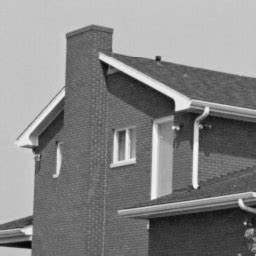
#> input picture Assignment_5/image2.jpg, 256 x 256 px
$ jupyter execute --allow-errors harris_corner_detector.ipynb
#> lines starting #> are read from the running program, lines starting #| are printed output that depends on the picture; after the words box and inside, x2 and y2 are one past the last pixel; in counts of white or black regions, pixels touching at a corner belong together
[cell 1]
import numpy as np
from skimage.io import imread
from skimage.transform import rotate, resize, rescale
from skimage.util import random_noise
from skimage.color import rgb2gray, gray2rgb
import matplotlib.pyplot as plt

[cell 2]
image1_path = 'checkerboard.png'
image2_path = 'image2.jpg'

[cell 3]
def get_padded_image(bin_image: np.ndarray, kernel: tuple) -> np.ndarray:
    h, w = bin_image.shape
    pad_h, pad_w = kernel[0]//2, kernel[1]//2
    padded_im = np.ones((h + pad_h*2, w + pad_w*2))
    padded_im[pad_h:pad_h + h, pad_w:pad_w + w] = bin_image
    # pad rows at the top and bottom
    padded_im[:pad_h] = padded_im[pad_h]
    padded_im[-pad_h:] = padded_im[-pad_h - 1]
    # pad columns at the left and right end
    padded_im[:, :pad_w] = np.expand_dims(padded_im[:, pad_w], 1)
    padded_im[:, -pad_w:] = np.expand_dims(padded_im[:, -pad_w - 1], 1)
    return padded_im

def convolve(image: np.ndarray, kernel) ->np.ndarray:
    h, w = image.shape
    k_h, k_w = kernel.shape
    padded_image = get_padded_image(image,kernel.shape)
    conv_image = np.zeros(image.shape, dtype=float)
    for i in range(k_h):
        for j in range(k_w):
            conv_image+=padded_image[i:i+h,j:j+w]*kernel[i,j]
    return conv_image

def get_gradients(image: np.ndarray):
    Gx = np.array([[-1, 0, 1], [-2, 0, 2], [-1, 0, 1]])   #Sobel filter
    Gy = Gx.T
    I_x = convolve(image, Gx)  # Horizontal gradients
    I_y = convolve(image, Gy)  # Vertical gradients
    return [I_x, I_y]

[cell 4]
#Harris corner detection code
def harris_corners(image: np.ndarray, window = 10, thresh=10000, k =0.04, overlay = False):
    h,w=image.shape
    I_x, I_y = get_gradients(image)
    I_xy = I_x*I_y

    I_xx = get_padded_image(I_x, (window, window))**2
    I_yy = get_padded_image(I_y, (window, window))**2
    I_xy = get_padded_image(I_xy, (window, window))

    M = np.zeros(image.shape, dtype=float)
    sum_Ixx = np.zeros(image.shape, dtype=float)
    sum_Iyy = np.zeros(image.shape, dtype=float)
    sum_Ixy = np.zeros(image.shape, dtype=float)
    out = np.zeros(image.shape, dtype=np.uint8)

    #Get elements of M for each pixel
    for i in range(window):
        for j in range(window):
            sum_Ixx += I_xx[i:i + h, j:j + w]
            sum_Iyy += I_yy[i:i + h, j:j + w]
            sum_Ixy += I_xy[i:i + h, j:j + w]

    #Compute R
    det = sum_Ixx * sum_Iyy - sum_Ixy**2
    trace = sum_Ixx + sum_Iyy
    R = det - k*(trace**2)

    #Threshold R and return binary corners image
    out[np.where(R>thresh)] = 255     #Threshold to get binary image

    #Overlay thresholded maps
    if overlay:
      out_im = gray2rgb(image)
      out_im[:,:,0][np.where(out>0)]=255
    else:
      out_im = out

    #Plot image and thresholded maps output of harris detector
    plt.subplot(121)
    plt.imshow(image, cmap='gray')
    plt.subplot(122)
    plt.imshow(out_im, cmap='gray')
    plt.title(f'k={window},thr={thresh}')
    plt.show()
    return out

##Image1: Harris corner detection demo

#> (a cell that did not finish here is left out)

##Rotate image and apply Harris corner detection

#> (a cell that did not finish here is left out)

##Rescale image and apply Harris corner detection

#> (a cell that did not finish here is left out)

##Add gaussian noise to image and apply Harris corner detection

#> (a cell that did not finish here is left out)

##Image2: Harris corner detection demo

[cell 9]
from skimage.color import rgb2gray
image2 = rgb2gray(imread(image2_path))
#> image2: shape (256, 256) float64; min 0, max 0.996, mean 0.523
out = harris_corners(image2, window = 5, thresh=1000, k =0.04, overlay=True)
#> after the loop in convolve, `for i in range(k_h):`:
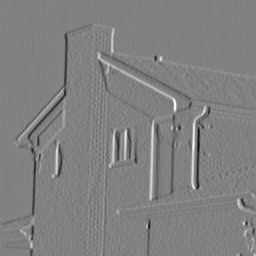
#> conv_image: shape (256, 256) float64; min -2.64, max 2.55, mean -0.00783; drawn with min black and max white
#> after the loop in convolve (call 2), `for i in range(k_h):`:
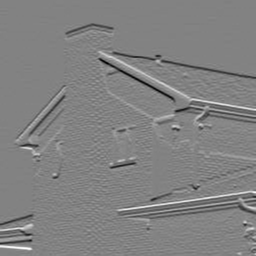
#> conv_image: shape (256, 256) float64; min -2.6, max 2.48, mean -0.0122; drawn with min black and max white
#> in get_padded_image (call 3), `padded_im[:pad_h] = padded_im[pad_h]`: padded_im: shape (260, 260) float64; min -2.64, max 2.55, mean 0.0154
#> in get_padded_image (call 3), `padded_im[-pad_h:] = padded_im[-pad_h - 1]`: padded_im: shape (260, 260) float64; min -2.64, max 2.55, mean 0.00777
#> in get_padded_image (call 3), `padded_im[:, :pad_w] = np.expand_dims(padded_im[:, pad_w], 1)`: padded_im: shape (260, 260) float64; min -2.64, max 2.55, mean 0.000112
#> in get_padded_image (call 3), `padded_im[:, -pad_w:] = np.expand_dims(padded_im[:, -pad_w - 1], 1)`: padded_im: shape (260, 260) float64; min -2.64, max 2.55, mean -0.00738
#> in get_padded_image (call 4), `padded_im[:pad_h] = padded_im[pad_h]`: padded_im: shape (260, 260) float64; min -2.6, max 2.48, mean 0.0111
#> in get_padded_image (call 4), `padded_im[-pad_h:] = padded_im[-pad_h - 1]`: padded_im: shape (260, 260) float64; min -2.6, max 2.48, mean 0.00353
#> in get_padded_image (call 4), `padded_im[:, :pad_w] = np.expand_dims(padded_im[:, pad_w], 1)`: padded_im: shape (260, 260) float64; min -2.6, max 2.48, mean -0.00417
#> in get_padded_image (call 4), `padded_im[:, -pad_w:] = np.expand_dims(padded_im[:, -pad_w - 1], 1)`: padded_im: shape (260, 260) float64; min -2.6, max 2.48, mean -0.0119
#> in get_padded_image (call 5), `padded_im[:pad_h] = padded_im[pad_h]`: padded_im: shape (260, 260) float64; min -3.29, max 2.61, mean 0.0208
#> in get_padded_image (call 5), `padded_im[-pad_h:] = padded_im[-pad_h - 1]`: padded_im: shape (260, 260) float64; min -3.29, max 2.61, mean 0.0132
#> in get_padded_image (call 5), `padded_im[:, :pad_w] = np.expand_dims(padded_im[:, pad_w], 1)`: padded_im: shape (260, 260) float64; min -3.29, max 2.61, mean 0.00555
#> in get_padded_image (call 5), `padded_im[:, -pad_w:] = np.expand_dims(padded_im[:, -pad_w - 1], 1)`: padded_im: shape (260, 260) float64; min -3.29, max 2.61, mean -0.00218
#> after the loop in harris_corners, `for i in range(window):`:
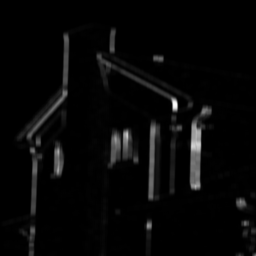
#> sum_Ixx: shape (256, 256) float64; min 0, max 62.84, mean 1.9; drawn with min black and max white
#> after the loop in harris_corners, `for i in range(window):`:
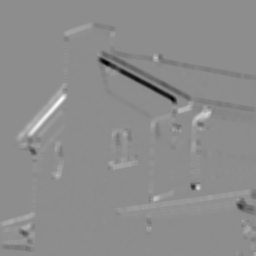
#> sum_Ixy: shape (256, 256) float64; min -31, max 25.02, mean -0.1; drawn with min black and max white
#> after the loop in harris_corners, `for i in range(window):`:
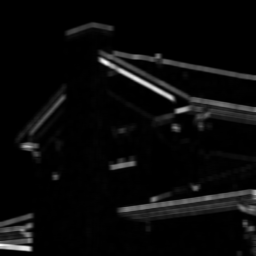
#> sum_Iyy: shape (256, 256) float64; min 0, max 58.88, mean 2.4; drawn with min black and max white
#> in harris_corners, `trace = sum_Ixx + sum_Iyy`:
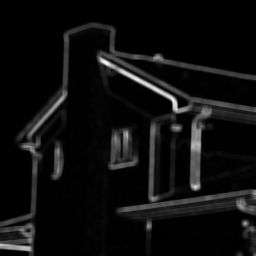
#> trace: shape (256, 256) float64; min 0, max 74.54, mean 4.3; drawn with min black and max white
#> in harris_corners, `R = det - k*(trace**2)`:
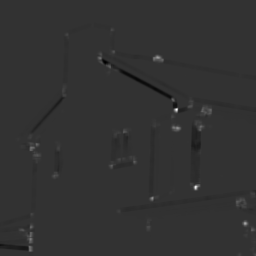
#> R: shape (256, 256) float64; min -207.5, max 847.2, mean 0.1; drawn with min black and max white
#> out: shape (256, 256); every value is 0
out = harris_corners(image2, window = 10, thresh=1000, k =0.04, overlay=True)
#> call 2 of harris_corners, with window = 10, thresh = 1000, k = 0.04, overlay = True
#> in get_padded_image (call 8), `padded_im[:pad_h] = padded_im[pad_h]`: padded_im: shape (266, 266) float64; min -2.64, max 2.55, mean 0.0484
#> in get_padded_image (call 8), `padded_im[-pad_h:] = padded_im[-pad_h - 1]`: padded_im: shape (266, 266) float64; min -2.64, max 2.55, mean 0.0303
#> in get_padded_image (call 8), `padded_im[:, :pad_w] = np.expand_dims(padded_im[:, pad_w], 1)`: padded_im: shape (266, 266) float64; min -2.64, max 2.55, mean 0.0116
#> in get_padded_image (call 8), `padded_im[:, -pad_w:] = np.expand_dims(padded_im[:, -pad_w - 1], 1)`: padded_im: shape (266, 266) float64; min -2.64, max 2.55, mean -0.00646
#> in get_padded_image (call 9), `padded_im[:pad_h] = padded_im[pad_h]`: padded_im: shape (266, 266) float64; min -2.6, max 2.48, mean 0.0444
#> in get_padded_image (call 9), `padded_im[-pad_h:] = padded_im[-pad_h - 1]`: padded_im: shape (266, 266) float64; min -2.6, max 2.48, mean 0.0262
#> in get_padded_image (call 9), `padded_im[:, :pad_w] = np.expand_dims(padded_im[:, pad_w], 1)`:
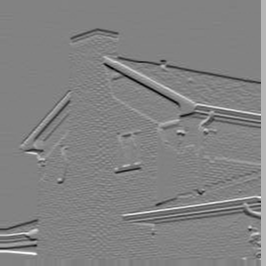
#> padded_im: shape (266, 266) float64; min -2.6, max 2.48, mean 0.00743; drawn with min black and max white
#> in get_padded_image (call 9), `padded_im[:, -pad_w:] = np.expand_dims(padded_im[:, -pad_w - 1], 1)`:
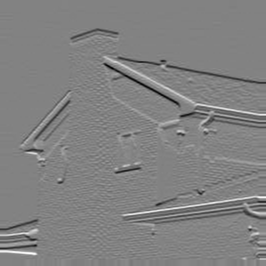
#> padded_im: shape (266, 266) float64; 1.88% of pixels changed, all inside (x1, y1, x2, y2) = (261, 0, 266, 266); drawn with min black and max white
#> in harris_corners (call 2), `I_yy = get_padded_image(I_y, (window, window))**2`:
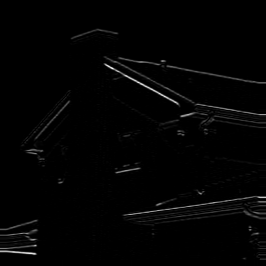
#> I_yy: shape (266, 266) float64; min 0, max 6.74, mean 0.0932; drawn with min black and max white
out = harris_corners(image2, window = 15, thresh=1000, k =0.04, overlay=True)
out = harris_corners(image2, window = 15, thresh=5000, k =0.04, overlay=True)

##Rotate image and apply Harris corner detection

[cell 10]
rotated_im = rotate(image2, 30, resize = True)
out = harris_corners(rotated_im, window = 15, thresh=1000, k =0.04, overlay=True)

##Rescale image and apply Harris corner detection

[cell 11]
rescaled_im = rescale(image2, 2)
out = harris_corners(rescaled_im, window = 15, thresh=1000, k =0.04, overlay=True)
out = harris_corners(rescaled_im, window = 20, thresh=1000, k =0.04, overlay=True)
out = harris_corners(rescaled_im, window = 30, thresh=1000, k =0.04, overlay=True)

##Add gaussian noise to image and apply Harris corner detection

[cell 12]
noisy_im = random_noise(image2, mode='gaussian', var=0.001)
out = harris_corners(noisy_im, window = 15, thresh=1000, k =0.04, overlay=True)

[cell 13]
noisy_im = random_noise(image2, mode='gaussian', var=0.05)
out = harris_corners(noisy_im, window = 15, thresh=1000, k =0.04, overlay=True)
